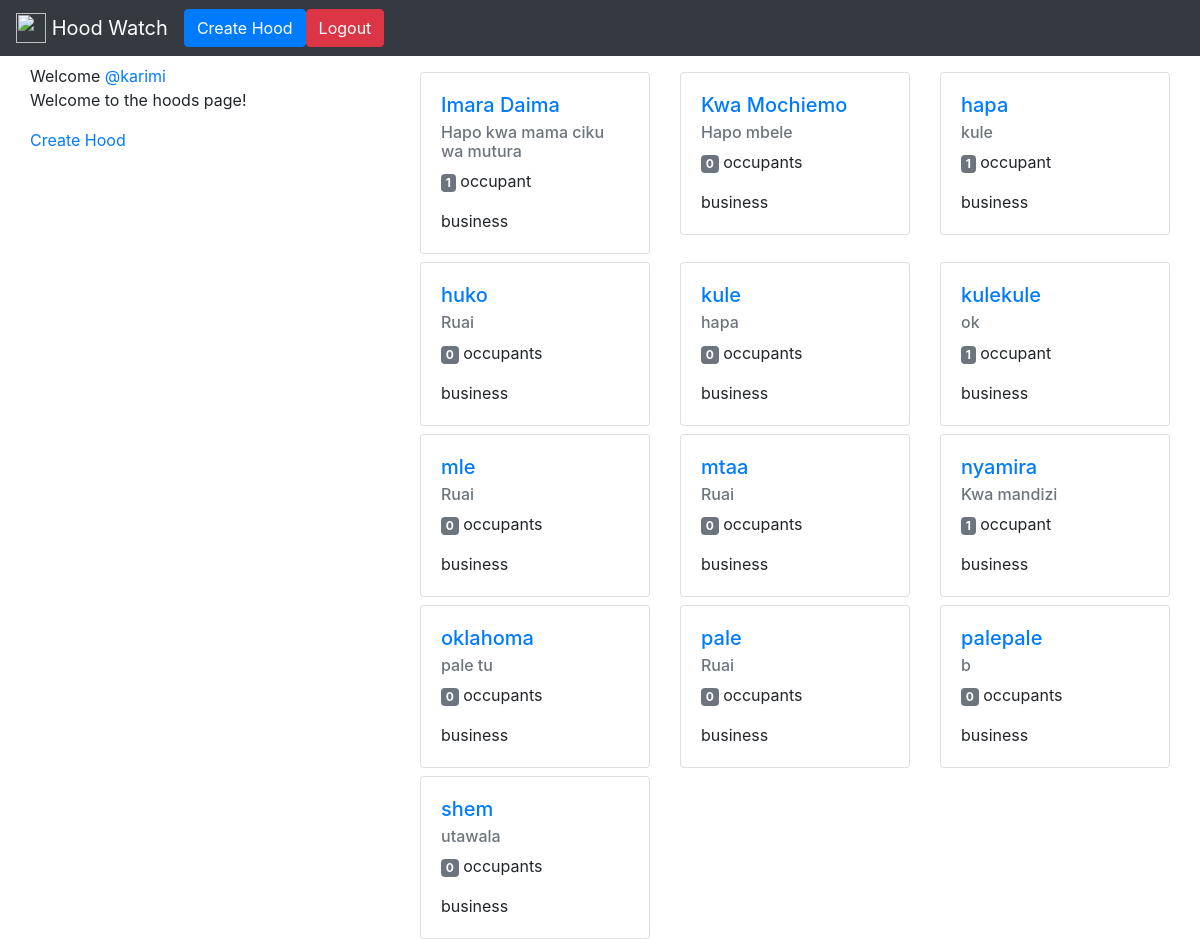
The page /hoods/ (signed in) on the database its author committed.
### hoods/models.py (models this page shows, shortened)
class Hood(models.Model):
    name = models.CharField(max_length=140, unique=True)
    slug = models.SlugField(allow_unicode=True,  unique=True)
    location = models.CharField(max_length=140, blank=True, default='')
    occupants = models.ManyToManyField(User, through='HoodMember')
    class Meta:
        ordering = ['name']

### hoods/views.py (the view)
class ListHoods(generic.ListView):
    model = Hood

### hoods/templates/hoods/hood_list.html (shortened to what this page needs)
{% extends "hoods/hood_base.html" %} {% block prehood %}
<div class="row mt-2">
  <div class="col-md-4">
    {% if user.is_authenticated %}
    <p>Welcome
      <a href="{% url 'posts:for_user' username=user.username%}">@{{user.username}}</a> {% endif %}<br/> Welcome to the hoods page!</p>
    {% if user.is_authenticated%}
    <a href="{% url 'hoods:create' %}">Create Hood</a> {% endif %}
  </div>
  {% endblock %} {% block hood_content %}
  <div class="col-md-8">
    <div class="row">
      {% for hood in object_list %}
      <div class="col-md-4">
        <div class="card mt-2">
          <div class="card-body">
            <h5 class="card-title"><a href="{% url 'hoods:single' slug=hood.slug %}">{{hood.name}}</a></h5>
            <h6 class="card-subtitle mb-2 text-muted">{{hood.location}}</h6>
            <p class="card-text"><span class="badge badge-secondary">{{hood.occupants.count}}</span> occupant{{hood.occupants.count|pluralize}}</p>
            <p class="card-text"> business{{hood.businesses.count|pluralize}}</p>
          </div>
        </div>
      </div>
      {% endfor %}
    </div>
  </div>
</div>
{% endblock %}

### rows shown on the page
Hood: name "Imara Daima", location "Hapo kwa mama ciku wa mutura", occupants.count "1"
Hood: name "Kwa Mochiemo", location "Hapo mbele", occupants.count "0"
Hood: name "hapa", location "kule", occupants.count "1"
Hood: name "huko", location "Ruai", occupants.count "0"
Hood: name "kule", location "hapa", occupants.count "0"
Hood: name "kulekule", location "ok", occupants.count "1"
Hood: name "mle", location "Ruai", occupants.count "0"
Hood: name "mtaa", location "Ruai", occupants.count "0"
Hood: name "nyamira", location "Kwa mandizi", occupants.count "1"
Hood: name "oklahoma", location "pale tu", occupants.count "0"
Hood: name "pale", location "Ruai", occupants.count "0"
Hood: name "palepale", location "b", occupants.count "0"
Hood: name "shem", location "utawala", occupants.count "0"

### other values the page prints
{{ user.username }} "karimi"
